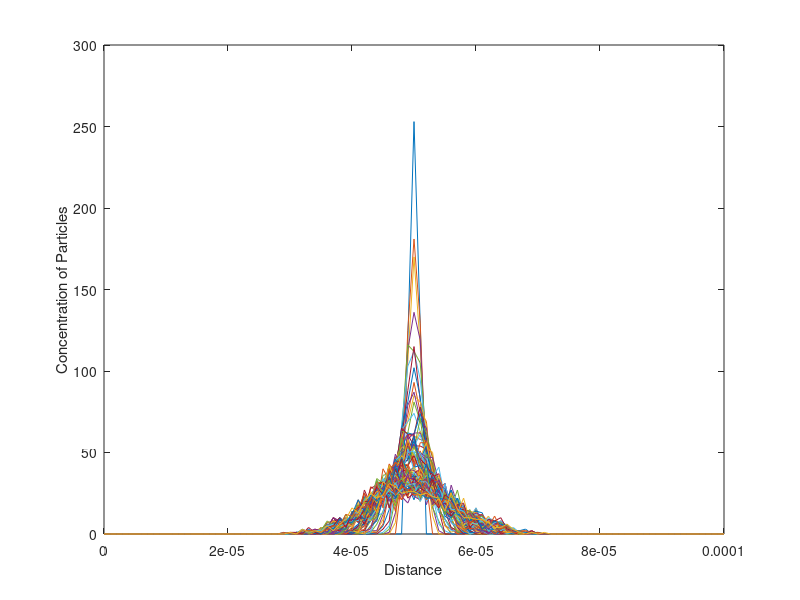

MATLAB code for this plot:
%% Random Walk based Simulation for Heat/Diffusion Equation

%% Define constants
D = 10e-3 ;
dt = 2.5e-10 ;      
dx = 10e-7 ;
prob = D*dt/dx^2;

domain = 0:dx:10e-5 ;
len = length(domain) ;
N = 500 ;

particle = zeros(1,len) ;       % Stores the number of particles in each domain
particle(51) = N ;              % 
probm = zeros(len,3);           % Stores particles staying put(1),coming from left(2) and right(3)
%% Begin iterating for 100 time intants
for t = 0:100
    
for i = 1:len
    % Will need condition check if boundary conditions are to be included
    a = randi([1 4],1,particle(i));             % Create a random array from 1 to 4
    probm(i,1) = length(a(a==2|a==3)) ;         % Condition for 1/2 prob 
    if (i ~= 1)
        probm(i-1,3) = length(a(a==1)) ;        % Particle from right at 3
        particle(i-1) = sum(probm(i-1,:)) ;     % probm(i-1) is already filled, thus compute sum
    end
    if (i ~= len)    
        probm(i+1,2) = length(a(a==4)) ;        % Particle from left at 2
    else
        particle(i) = sum(probm(i,:)) ;         % Last particle, hence compute sum
    end    
end
    %if(mod(t,10) == 0)
        plot(domain,particle);
        hold on
    %end
end
%% End
xlabel('Distance');
ylabel('Concentration of Particles');